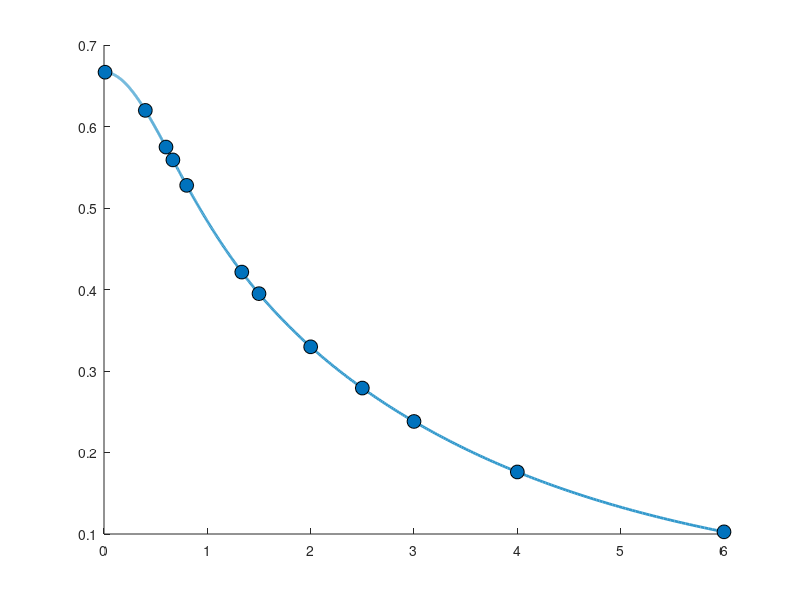

This chart was generated by the following MATLAB code: (Note: this script raises an error after producing the figure.)
% Create a figure with larger dimensions and better visibility
figure('Position', [100 100 1000 600]);

% Angular frequencies from ShapesHuhEBR.m
nuList = [0.01 2/5 3/5 2/3 4/5 4/3 3/2 2 5/2 3 4 6];
nuListCell = {'0.01' '2/5' '3/5' '2/3' '4/5' '4/3' '3/2' '2' '5/2' '3' '4' '6'};

% Create a denser list for the continuous line, using logarithmic spacing
nu_dense = logspace(-2, log10(6), 1000);

% Calculate beta for each nu using the formula
beta = @(nu) (2/3) * ((1 + nu.^2/2) ./ (1 + nu.^2 + nu.^4/15));

beta_dense = beta(nu_dense);
beta_points = beta(nuList);

% Create the plot with both line and points
hold on
% Plot continuous line
plot(nu_dense, beta_dense, 'LineWidth', 2, 'Color', [0.2 0.6 0.8]);
% Plot specific points
scatter(nuList, beta_points, 100, 'ro', 'filled', 'MarkerEdgeColor', 'k');

% Add horizontal line at β = 1/3
yline(1/3, '--k', '\beta = 1/3', 'LineWidth', 1.5, 'FontSize', 14, 'LabelHorizontalAlignment', 'left');

% Customize the plot
grid on
box on
set(gca, 'XScale', 'log')  % Set x-axis to logarithmic scale
xlabel('Angular Frequency (\nu)', 'FontSize', 14, 'Interpreter', 'tex');
ylabel('Power Law Exponent (\beta)', 'FontSize', 14, 'Interpreter', 'tex');
title('Power Law Exponent vs Angular Frequency', 'FontSize', 16);

% Add annotations for specific points with adjusted positions for log scale
for i = 1:length(nuList)
    % Add some vertical offset to prevent overlap
    text(nuList(i), beta_points(i) + 0.02, nuListCell{i}, ...
        'HorizontalAlignment', 'center', ...
        'VerticalAlignment', 'bottom', ...
        'FontSize', 12);
end

% Set axis limits with some padding
axLimits = axis;
set(gca, 'XLim', [0.008 7], 'YLim', [0.1 0.9]); % Further expanded y-axis limits

% Add legend
legend('Continuous \beta(\nu)', 'Notable \nu values', 'Location', 'northeast', 'FontSize', 12);

% Add explanatory text with improved LaTeX formatting - much larger and bold
text(0.015, 0.8, {'$\mathbf{\beta(\nu) = \frac{2}{3} \cdot \frac{1 + \frac{\nu^2}{2}}{1 + \nu^2 + \frac{\nu^4}{15}}}$'}, ...
    'FontSize', 28, 'Interpreter', 'latex', 'HorizontalAlignment', 'left');

% Customize grid for log scale
set(gca, 'XGrid', 'off', 'YGrid', 'on')  % Turn off default x grid
grid minor  % Add minor grid lines

% Add custom major grid lines at specific ν values
axisLims = axis;
for nu = [0.01 0.1 1 10]
    if nu >= axisLims(1) && nu <= axisLims(2)
        line([nu nu], [axisLims(3) axisLims(4)], 'Color', [0.8 0.8 0.8], 'LineStyle', '-', 'LineWidth', 0.5);
    end
end

hold off